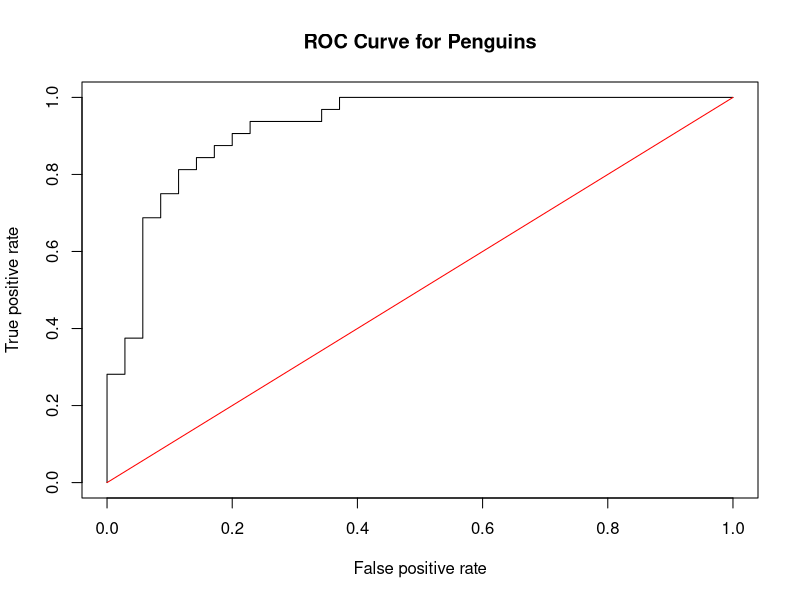
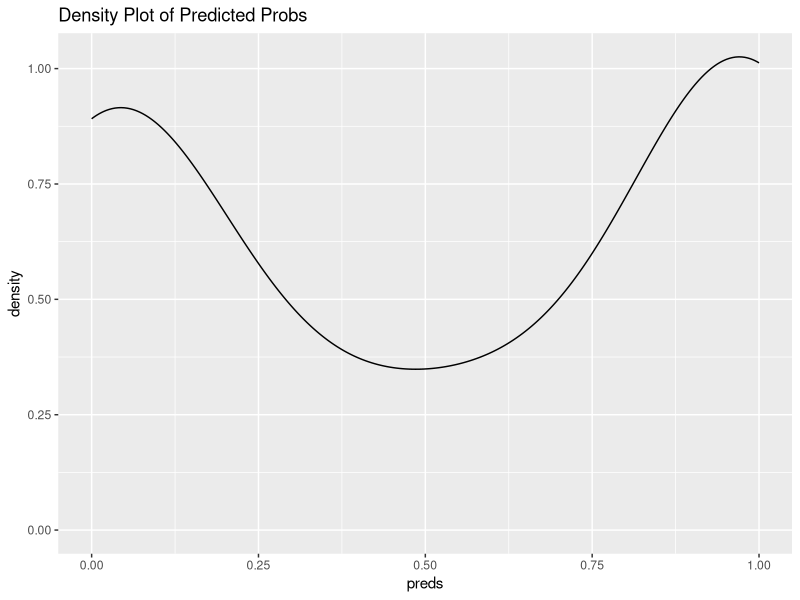

Here is the R script that generated these plots, in order:
## ---- chunk 1
knitr::opts_chunk$set(echo = TRUE)
## ---- chunk 2
library(tidyverse)
library(palmerpenguins)
library(gridExtra)
library(ROCR)
Data<-penguins
##remove penguins with gender missing
Data<-Data[complete.cases(Data[ , 7]),-c(2,8)]
##80-20 split
set.seed(1)
sample<-sample.int(nrow(Data), floor(.80*nrow(Data)), replace = F)
train<-Data[sample, ]
test<-Data[-sample, ]
head(train)
## ---- chunk 3
result<-glm(sex ~ . - flipper_length_mm, family="binomial", data=train)
summary(result)
## ---- chunk 4
##predicted survival rate for test data based on training data
preds<-predict(result,newdata=test, type="response")
##transform the input data into a format that is suited for the
##performance() function
rates<-prediction(preds, test$sex)
##store the true positive and false positive rates
roc_result<-performance(rates,measure="tpr", x.measure="fpr")
##plot ROC curve and overlay the diagonal line for random guessing
plot(roc_result, main="ROC Curve for Penguins")
lines(x = c(0,1), y = c(0,1), col="red")
## ---- chunk 5
##compute the AUC
auc<-performance(rates, measure = "auc")
auc@y.values
## ---- chunk 6
table(test$sex, preds>0.5)
## ---- chunk 7
test<-data.frame(test,preds)
ggplot(test,aes(x=preds))+
geom_density()+
labs(title="Density Plot of Predicted Probs")
